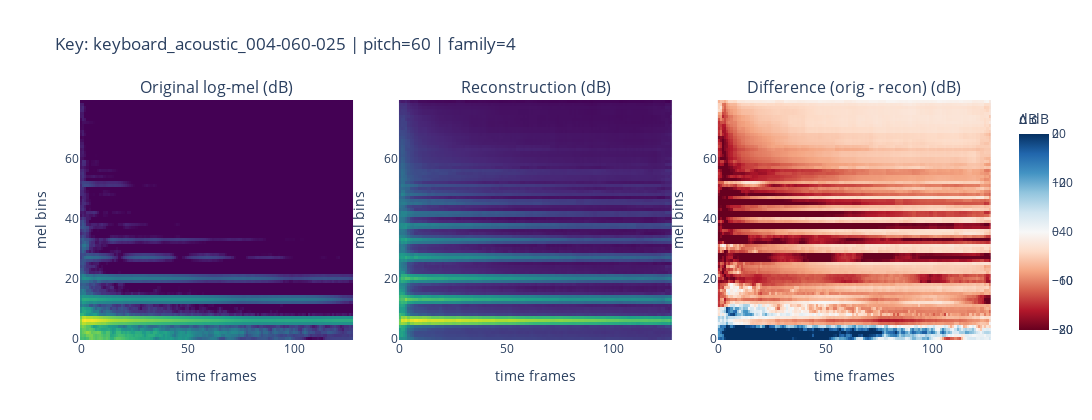

Notebook code cell kept with this figure:
### Code cell
import numpy as np
import torch
from plotly.subplots import make_subplots
import plotly.graph_objects as go

def denormalize_db(x_norm: np.ndarray) -> np.ndarray:
    """[-1, 1] -> [-80, 0] dB"""
    x_01 = (x_norm + 1.0) / 2.0
    return x_01 * 80.0 - 80.0

# --- pick one batch from val ---
cvae.eval()
x, pitch, family, k = next(iter(val_loader))
x = x.to(device, non_blocking=True)
pitch = pitch.to(device, non_blocking=True)

with torch.no_grad():
    x_hat, mu, logvar, z = cvae(x, pitch)

i = 0
x_i    = x[i, 0].detach().cpu().numpy()        # (80, T)
xhat_i = x_hat[i, 0].detach().cpu().numpy()    # (80, T)

x_i_db    = denormalize_db(x_i)
xhat_i_db = denormalize_db(xhat_i)
diff_db   = x_i_db - xhat_i_db

key_i = k[i]
pitch_i = int(pitch[i].detach().cpu())
family_i = int(family[i].detach().cpu())

print("Example key:", key_i)
print("pitch:", pitch_i, "| family:", family_i)
print("x     min/max:", float(x_i_db.min()), float(x_i_db.max()))
print("x_hat min/max:", float(xhat_i_db.min()), float(xhat_i_db.max()))

# --- Plotly figure ---
vmin, vmax = -80, 0
diff_lim = 20  # dB (ajuste se quiser)

fig = make_subplots(
    rows=1, cols=3,
    subplot_titles=[
        "Original log-mel (dB)",
        "Reconstruction (dB)",
        "Difference (orig - recon) (dB)"
    ],
    horizontal_spacing=0.05
)

# Original
fig.add_trace(
    go.Heatmap(
        z=x_i_db,
        zmin=vmin, zmax=vmax,
        colorscale="Viridis",
        colorbar=dict(title="dB"),
        hovertemplate="mel=%{y}<br>t=%{x}<br>dB=%{z:.2f}<extra></extra>",
    ),
    row=1, col=1
)

# Reconstruction
fig.add_trace(
    go.Heatmap(
        z=xhat_i_db,
        zmin=vmin, zmax=vmax,
        colorscale="Viridis",
        showscale=False,
        hovertemplate="mel=%{y}<br>t=%{x}<br>dB=%{z:.2f}<extra></extra>",
    ),
    row=1, col=2
)

# Difference
fig.add_trace(
    go.Heatmap(
        z=diff_db,
        zmin=-diff_lim, zmax=diff_lim,
        colorscale="RdBu",
        colorbar=dict(title="Δ dB"),
        hovertemplate="mel=%{y}<br>t=%{x}<br>ΔdB=%{z:.2f}<extra></extra>",
    ),
    row=1, col=3
)

# Layout tweaks
fig.update_layout(
    title=f"Key: {key_i} | pitch={pitch_i} | family={family_i}",
    width=1200,
    height=420,
)

# Make axes readable (time on x, mel bins on y)
for c in [1, 2, 3]:
    fig.update_xaxes(title_text="time frames", row=1, col=c)
    fig.update_yaxes(title_text="mel bins", row=1, col=c)

fig.show()

### Figure 1 — Plotly figure (JSON) as saved in the notebook; plotly's stock layout.template omitted (floating-point values rounded to 4 significant figures; data arrays with more than 128 entries replaced by an {"elided": "..."} marker saying what was removed)
{"data": [{"colorbar": {"title": {"text": "dB"}}, "colorscale": [[0, "#440154"], [0.1111, "#482878"], [0.2222, "#3e4989"], [0.3333, "#31688e"], [0.4444, "#26828e"], [0.5556, "#1f9e89"], [0.6667, "#35b779"], [0.7778, "#6ece58"], [0.8889, "#b5de2b"], [1, "#fde725"]], "hovertemplate": "mel=%{y}<br>t=%{x}<br>dB=%{z:.2f}<extra></extra>", "type": "heatmap", "xaxis": "x", "yaxis": "y", "z": {"elided": "80x128 float values"}, "zmax": 0, "zmin": -80}, {"colorscale": [[0, "#440154"], [0.1111, "#482878"], [0.2222, "#3e4989"], [0.3333, "#31688e"], [0.4444, "#26828e"], [0.5556, "#1f9e89"], [0.6667, "#35b779"], [0.7778, "#6ece58"], [0.8889, "#b5de2b"], [1, "#fde725"]], "hovertemplate": "mel=%{y}<br>t=%{x}<br>dB=%{z:.2f}<extra></extra>", "showscale": false, "type": "heatmap", "xaxis": "x2", "yaxis": "y2", "z": {"elided": "80x128 float values"}, "zmax": 0, "zmin": -80}, {"colorbar": {"title": {"text": "Δ dB"}}, "colorscale": [[0, "rgb(103,0,31)"], [0.1, "rgb(178,24,43)"], [0.2, "rgb(214,96,77)"], [0.3, "rgb(244,165,130)"], [0.4, "rgb(253,219,199)"], [0.5, "rgb(247,247,247)"], [0.6, "rgb(209,229,240)"], [0.7, "rgb(146,197,222)"], [0.8, "rgb(67,147,195)"], [0.9, "rgb(33,102,172)"], [1, "rgb(5,48,97)"]], "hovertemplate": "mel=%{y}<br>t=%{x}<br>ΔdB=%{z:.2f}<extra></extra>", "type": "heatmap", "xaxis": "x3", "yaxis": "y3", "z": {"elided": "80x128 float values"}, "zmax": 20, "zmin": -20}], "layout": {"annotations": [{"font": {"size": 16}, "showarrow": false, "text": "Original log-mel (dB)", "x": 0.15, "xanchor": "center", "xref": "paper", "y": 1, "yanchor": "bottom", "yref": "paper"}, {"font": {"size": 16}, "showarrow": false, "text": "Reconstruction (dB)", "x": 0.5, "xanchor": "center", "xref": "paper", "y": 1, "yanchor": "bottom", "yref": "paper"}, {"font": {"size": 16}, "showarrow": false, "text": "Difference (orig - recon) (dB)", "x": 0.85, "xanchor": "center", "xref": "paper", "y": 1, "yanchor": "bottom", "yref": "paper"}], "height": 420, "title": {"text": "Key: keyboard_acoustic_004-060-025 | pitch=60 | family=4"}, "width": 1200, "xaxis": {"anchor": "y", "domain": [0, 0.3], "title": {"text": "time frames"}}, "xaxis2": {"anchor": "y2", "domain": [0.35, 0.65], "title": {"text": "time frames"}}, "xaxis3": {"anchor": "y3", "domain": [0.7, 1], "title": {"text": "time frames"}}, "yaxis": {"anchor": "x", "domain": [0, 1], "title": {"text": "mel bins"}}, "yaxis2": {"anchor": "x2", "domain": [0, 1], "title": {"text": "mel bins"}}, "yaxis3": {"anchor": "x3", "domain": [0, 1], "title": {"text": "mel bins"}}}}
